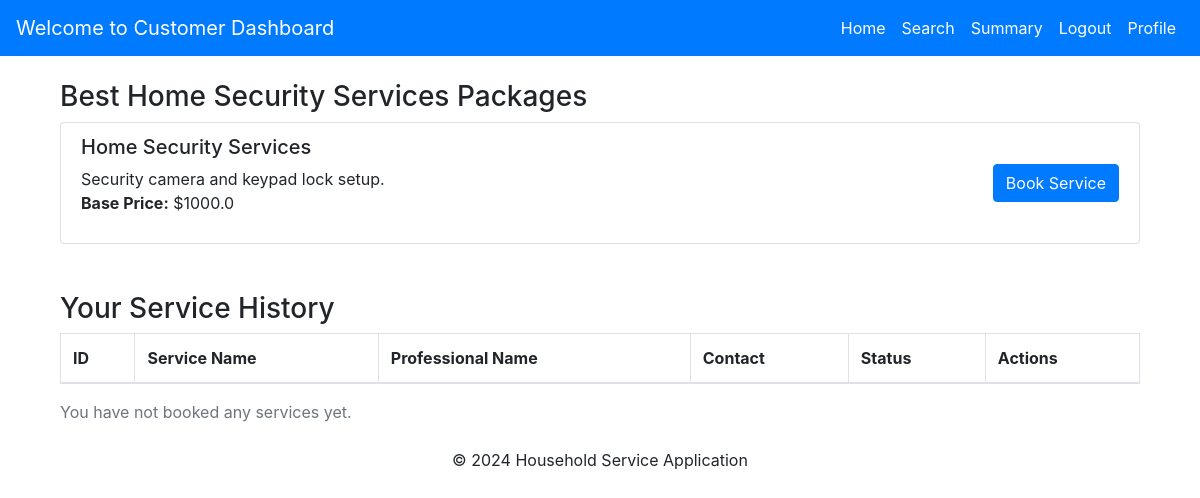
The app's page /customer/subcategory/6 (signed in) with its own data.
### models.py (models this page shows, shortened)
class Service(db.Model):
    __tablename__ = 'service'
    service_id = db.Column(db.Integer, primary_key=True, autoincrement=True, nullable=False)
    user_id = db.Column(db.Integer, db.ForeignKey('users.user_id'), default=1, nullable=True)
    prof_id = db.Column(db.Integer, db.ForeignKey('service_professionals.prof_id'), default=1, nullable=True)
    name = db.Column(db.String(100), nullable=True)
    new_service_name = db.Column(db.String(100), nullable=True)
    description = db.Column(db.Text, nullable=True)
    base_price = db.Column(db.Float, nullable=False)
    date_created = db.Column(db.DateTime, default=datetime.utcnow)
    image = db.Column(db.String(255), nullable=True)

### customer_routes.py (the view, shortened to what this page needs)
@customer_bp.route('/subcategory/<int:service_id>', methods=['GET'])
def subcategory(service_id):
    service = Service.query.get(service_id)
    if not service:
        flash("Service not found!", "error")
        return redirect(url_for('customer.dashboard'))
    user_id = session.get('user_id')  # Get logged-in user's ID
    if not user_id:
        flash("You need to log in to access this page.", "danger")
        return redirect(url_for('main.login'))  # Redirect to login page
    services = Service.query.filter(Service.service_id == service_id).all()
    service_history = ServiceRequest.query.filter_by(service_id=service_id, user_id=user_id).all()
    return render_template(
        'user_panel/subcategory.html',
        service=service,
        services=services,
        service_history=service_history
    )

### templates/user_panel/subcategory.html (shortened to what this page needs)
{% extends 'user_panel/base.html' %}
{% block content %}
<div class="container">
    <section class="services mt-4">
        <h3>Best {{ service.name }} Packages</h3>
        <div class="list-group">
            {% for service in services %}
            <div class="list-group-item d-flex justify-content-between align-items-center">
                <div>
                    <h5>{{ service.name }}</h5>
                    <p>{{ service.description }}<br>
                    <strong>Base Price:</strong> ${{ service.base_price }}</p>
                </div>
                <a href="{{ url_for('customer.subcategory', service_id=service.service_id, action='book_service') }}"
                   class="btn btn-primary">Book Service</a>
            </div>
            {% endfor %}
        </div>
    </section>
    <section class="service-history mt-5">
        <h3>Your Service History</h3>
        <table class="table table-bordered">
            <thead>
                <tr>
                    <th>ID</th>
                    <th>Service Name</th>
                    <th>Professional Name</th>
                    <th>Contact</th>
                    <th>Status</th>
                    <th>Actions</th>
                </tr>
            </thead>
        </table>
        {% if not service_history %}
            <p class="text-muted mt-3">You have not booked any services yet.</p>
        {% endif %}
    </section>
</div>
{% endblock %}

### templates/user_panel/base.html (style rules this page uses)
.container { margin-top: 20px; }

### records on screen
Service: name "Home Security Services", description "Security camera and keypad lock setup.", base_price "1000.0"
